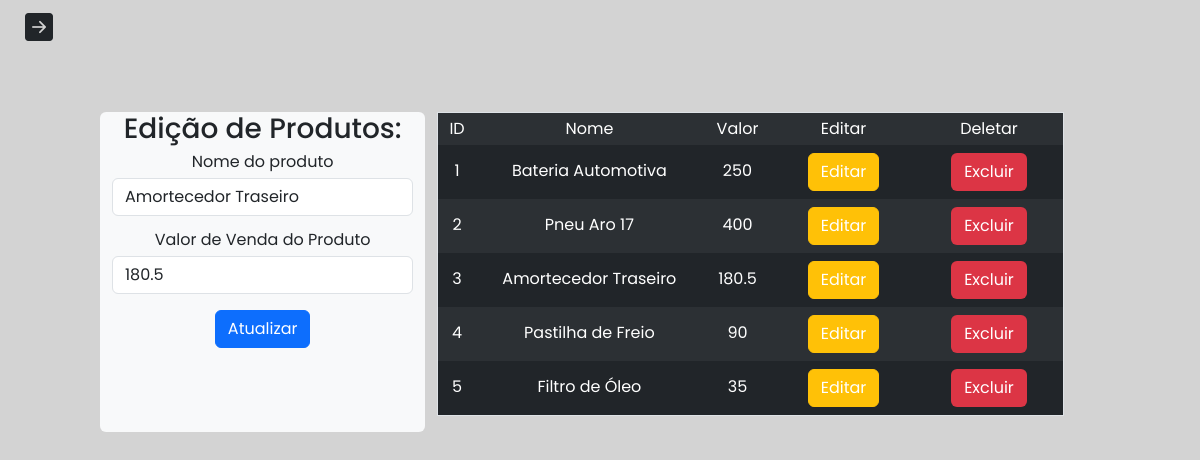
Page /views/editarProdutoView.php?id=3 on the committed database.
### tables this page shows
CREATE TABLE produtos (
	idProduto INT AUTO_INCREMENT PRIMARY KEY,
    nome VARCHAR(255) NOT NULL,
    valor FLOAT NOT NULL
);

### views/editarProdutoView.php (the view, shortened to what this page needs)
<?php require_once("../helpers/banco.php") ?>
<!DOCTYPE html>
<html>
<head>
    <link href="https://cdn.jsdelivr.net/npm/bootstrap@5.3.3/dist/css/bootstrap.min.css" rel="stylesheet">
    <link rel="stylesheet" href="../css/reset.css">
    <link rel="stylesheet" href="../css/estilo.css">
    <link rel="stylesheet" href="https://cdn.jsdelivr.net/npm/bootstrap-icons@1.11.3/font/bootstrap-icons.min.css">
</head>
<body>
<main class="container-fluid">
    <div class="row">
        <div class="col-1">
            <button class="btn float-start" data-bs-toggle="offcanvas" data-bs-target="#offcanvas" role="button">
                <i class="bi bi-arrow-right-square-fill fs-3" data-bs-toggle="offcanvas" data-bs-target="#offcanvas"></i>
            </button>
        </div>
        <div class="conteudo col-10 row">
        <?php
            $produto = [];
            $id = filter_input(INPUT_GET, 'id', FILTER_VALIDATE_INT);
            if ($id)
            {
                $sql = $pdo->prepare("SELECT * FROM produtos where Idproduto = :produtoId");
                $sql->bindValue(':produtoId', $id,PDO::PARAM_INT);
                $sql->execute();
                if($sql->rowCount() > 0) {
                    $produto = $sql->fetch(PDO::FETCH_ASSOC);
                } else {
                        header("Location: consultaProduto.php");
                        exit;
                }
            }
        ?>
            <div class="col-4 text-center bg-light rounded">
                <h2 class="h3">Edição de Produtos:</h2>
                <form class="text-center" action="../controllers/EditarProduto.php" method="POST">
                    <div class="mb-3">
                        <label for="nome" class="form-label">Nome do produto</label>
                        <input type="text" class="form-control" id="nome" name="nome" value="<?=$produto['nome']?>" required>
                    </div>
                    <div class="mb-3">
                        <label for="valor" class="form-label">Valor de Venda do Produto</label>
                        <input type="text" class="form-control" id="valor" name="valor" value="<?=$produto['valor']?>">
                        <br>
                        <button type="submit" class="btn btn-primary">Atualizar</button>
                    </div>
                    </form>
            </div>
            <div class="col-8 text-center">
                <?php
                    $listaProdutos = [];
                    $sql = $pdo->query("SELECT * FROM produtos");
                    if ($sql->rowCount() > 0)
                    {
                        $listaProdutos = $sql->fetchAll(PDO::FETCH_ASSOC);
                    }
                ?>
                    <table class="table border table-dark table-striped">
                        <tr>
                            <th>ID</th>
                            <th>Nome</th>
                            <th>Valor</th>
                            <th>Editar</th>
                            <th>Deletar</th>
                        </tr>
                        <?php foreach($listaProdutos as $produto): ?>
                        <tr class="text-center">
                            <td class=><?php echo $produto['idProduto']?></td>
                            <td class=><?php echo $produto['nome']?></td>
                            <td><?php echo $produto['valor']?></td>
                            <td><button class="btn btn-warning mx-3" type="button" data-bs-theme="dark"><a href="editarProdutoView.php?id=<?=$produto['idProduto']?>">Editar</a></button></td>
                            <td><button class="btn bg-danger mx-3" type="button " data-bs-theme="dark"><a href="../controllers/DeletarProduto.php?id=<?=$produto['idProduto']?>">Excluir</a></button></td>
                        </tr>
                        <?php endforeach; ?>
                </table>
            </div>
        </div>
    </div>
</main>
</body>
</html>

### css/estilo.css (style rules this page uses)
body { font-family: 'Poppins', sans-serif; margin: 0; background-color: lightgray; }
table a { cursor: pointer; text-decoration: none; font-family: 'Poppins', sans-serif; color: white; position: relative; display: block; font-size: 1rem; }
a { cursor: pointer; text-decoration: none; font-family: 'Poppins', sans-serif; color: black; position: relative; display: block; font-size: 1rem; }
.conteudo { margin-top: 5rem; padding-top: 2rem; }

### rows in the picture
produtos: nome "Amortecedor Traseiro", valor "180.5", idProduto "3"
produtos: idProduto "1", nome "Bateria Automotiva", valor "250"
produtos: idProduto "2", nome "Pneu Aro 17", valor "400"
produtos: idProduto "4", nome "Pastilha de Freio", valor "90"
produtos: idProduto "5", nome "Filtro de Óleo", valor "35"
